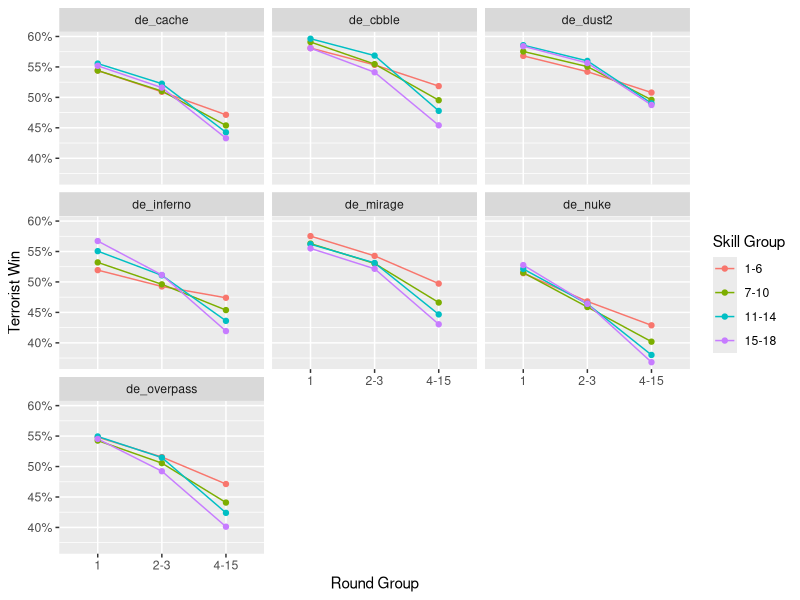

Write R code to recreate this figure.
# Analyze map outcomes
library(dplyr)
library(ggplot2)
library(tidyr)

# Load data ---------------------------------------------------------------
raw <- read.csv("data/CSGOMaps02_RoundOutcomes.csv", stringsAsFactors = FALSE)

# Make data tidy
tdat <- raw %>%
          gather(map, Twin, de_dust2:de_overpass) %>%
          mutate(
            Twin = as.numeric(sub("%", "", Twin)) / 100,
            skill.group = gsub("[a-zA-Z ]", "", Skill.Group.Bin),
            skill.group = factor(skill.group, c("1-6", "7-10", "11-14", "15-18")),
            round.group = gsub("[a-zA-Z ]", "", Round.Group),
            round.group = factor(round.group, c("1", "2-3", "4-15"))
            ) %>%
          select(-Winner, -Skill.Group.Bin, -Round.Group)


# Plot --------------------------------------------------------------------

ggplot(tdat, aes(round.group, Twin, color = skill.group, group = skill.group))+
  geom_line()+
  geom_point()+
  facet_wrap(~map)+
  scale_y_continuous(labels = function(x) paste0(round(x*100, 2), '%')) +
  labs(x = 'Round Group', y = 'Terrorist Win', color = 'Skill Group')
